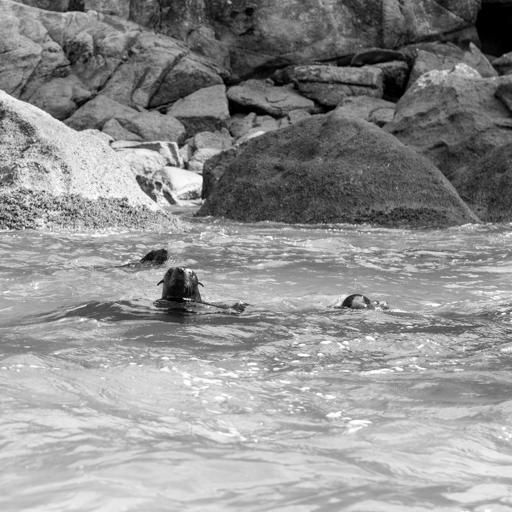
#> input picture test/assets/jmipod/stego_seal1_seed_1.jpg, 512 x 512 px
$ python -i stegolab_hill.py   (imports and definitions only)   (older library calls are emulated)
#> lines starting #> are read from the running program, lines starting #| are printed output that depends on the picture
#> further down, picture is the input picture: shape (512, 512); min 0, max 255, mean 144.3
"""HILL cost of stegolab, reference implementation for the tests.

Taken from https://github.com/daniellerch/stegolab, HILL/HILL.py,
commit 051694f3de93, functions hill_cost, ternary_entropyf and calc_lambda.
Modified: np.float replaced by float, removed in numpy 1.24.

Differs from conseal's HILL by design:
the residual is not divided by 4, i.e., the cost is 4 times lower,
and flat areas are regularized by 1 / (W1 + 1e-10) instead of clipping.
"""

# Copyright (c) 2020 Daniel Lerch Hostalot. All rights reserved.
#
# Permission is hereby granted, free of charge, to any person obtaining a
# copy of this software and associated documentation files (the "Software"),
# to deal in the Software without restriction, including without limitation
# the rights to use, copy, modify, merge, publish, distribute, sublicense,
# and/or sell copies of the Software, and to permit persons to whom the
# Software is furnished to do so, subject to the following conditions:
#
# The above copyright notice and this permission notice shall be included in
# all copies or substantial portions of the Software.
#
# THE SOFTWARE IS PROVIDED "AS IS", WITHOUT WARRANTY OF ANY KIND, EXPRESS
# OR IMPLIED, INCLUDING BUT NOT LIMITED TO THE WARRANTIES OF MERCHANTABILITY,
# FITNESS FOR A PARTICULAR PURPOSE AND NONINFRINGEMENT. IN NO EVENT SHALL THE
# AUTHORS OR COPYRIGHT HOLDERS BE LIABLE FOR ANY CLAIM, DAMAGES OR OTHER
# LIABILITY, WHETHER IN AN ACTION OF CONTRACT, TORT OR OTHERWISE, ARISING
# FROM, OUT OF OR IN CONNECTION WITH THE SOFTWARE OR THE USE OR OTHER
# DEALINGS IN THE SOFTWARE.


# This implementation is based on the paper:
# A New Cost Function for Spatial Image Steganography
# by Bin Li, Ming Wang, Jiwu Huang and Xiaolong Li.

import scipy.signal
import numpy as np


def hill_cost(I):
    HF1 = np.array([
        [-1, 2, -1],
        [ 2,-4,  2],
        [-1, 2, -1]
    ])
    H2 = np.ones((3, 3)).astype(float)/3**2
    HW = np.ones((15, 15)).astype(float)/15**2

    R1 = scipy.signal.convolve2d(I, HF1, mode='same', boundary='symm')
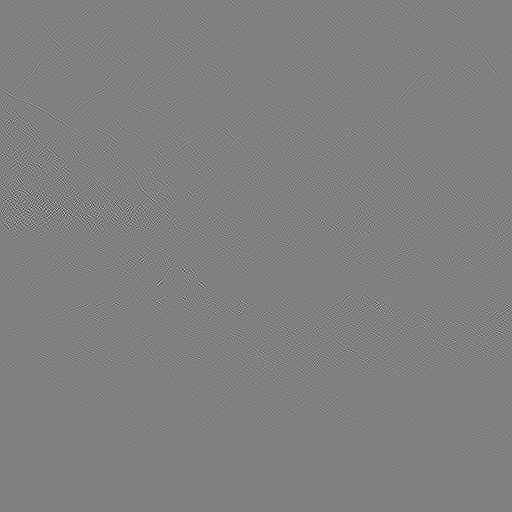
#> R1: shape (512, 512) int64; min -340, max 331, mean 0; drawn with min black and max white
    W1 = scipy.signal.convolve2d(np.abs(R1), H2, mode='same', boundary='symm')
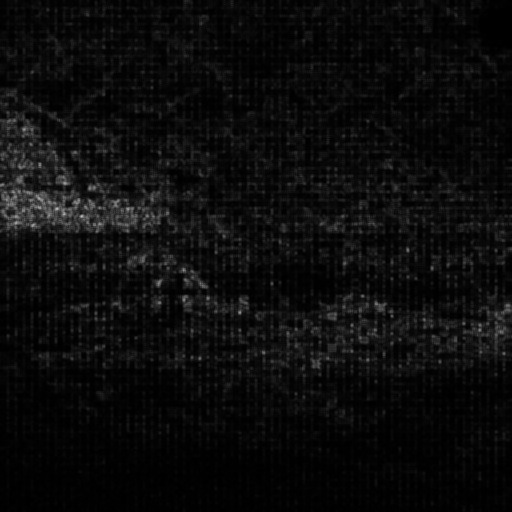
#> W1: shape (512, 512) float64; min 0, max 181.3, mean 12.3
    rho=1./(W1+10**(-10))
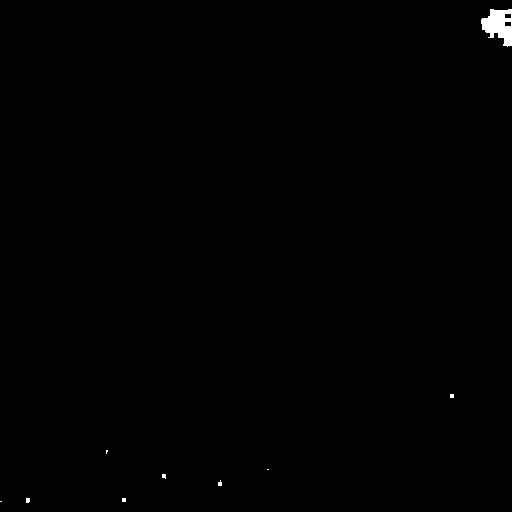
#> rho: shape (512, 512) float64; min 0.00551, max 1e+10, mean 32043457.3; drawn with min black and max white
    cost = scipy.signal.convolve2d(rho, HW, mode='same', boundary='symm')
    return cost

# [43 lines left out: functions ternary_entropyf, calc_lambda, not called in this run]

>>> import cv2
>>> picture = cv2.imread('assets/jmipod/stego_seal1_seed_1.jpg', cv2.IMREAD_GRAYSCALE)
>>> result = hill_cost(picture)

$ run again, on test/assets/jmipod/stego_seal2_seed_2.jpg
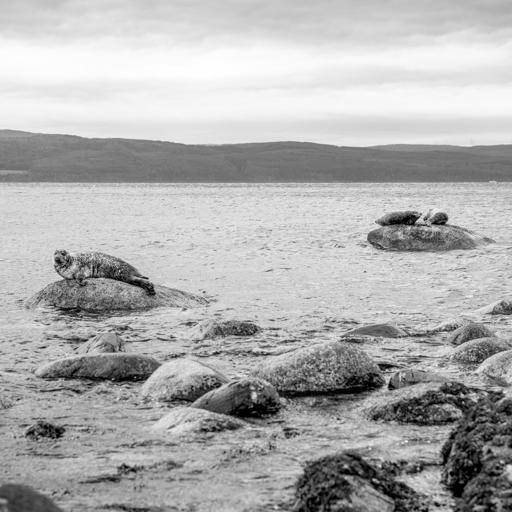
#> input picture test/assets/jmipod/stego_seal2_seed_2.jpg, 512 x 512 px
#> picture is the input picture: shape (512, 512); min 0, max 255, mean 175.3
#> in hill_cost, `W1 = scipy.signal.convolve2d(np.abs(R1), H2, mode='same', boundary='sy..`:
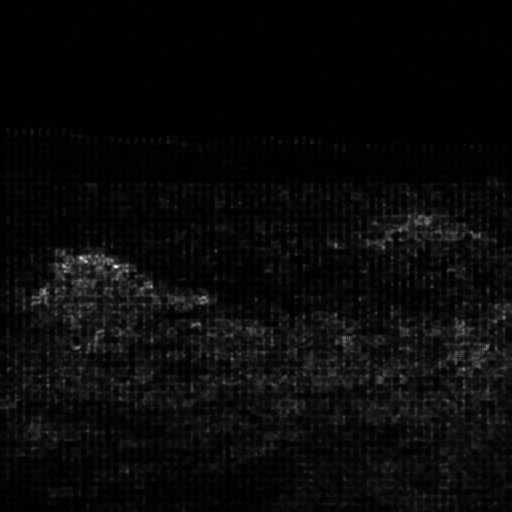
#> W1: shape (512, 512) float64; min 0, max 282.7, mean 11.1; drawn with min black and max white
#> in hill_cost, `cost = scipy.signal.convolve2d(rho, HW, mode='same', boundary='symm')`:
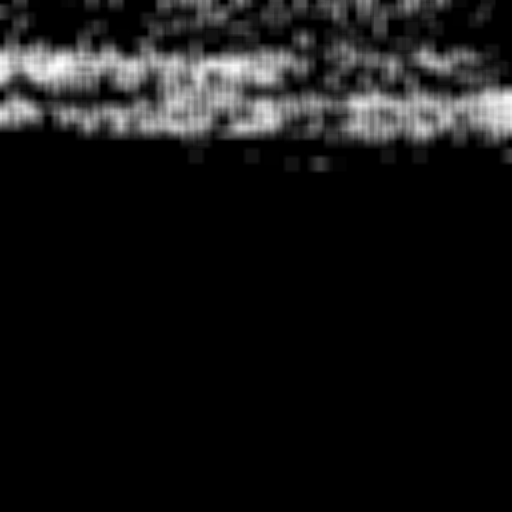
#> cost: shape (512, 512) float64; min 0.0158, max 9.87e+09, mean 842666626.4; drawn with min black and max white

$ run again, on test/assets/jmipod/stego_seal3_seed_3.jpg
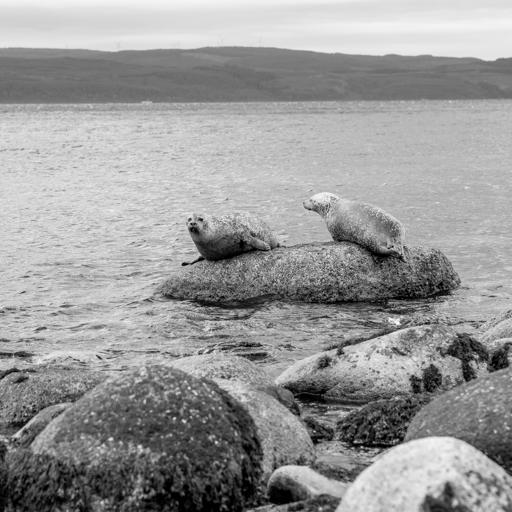
#> input picture test/assets/jmipod/stego_seal3_seed_3.jpg, 512 x 512 px
#> picture is the input picture: shape (512, 512); min 0, max 255, mean 153.3
#> in hill_cost, `W1 = scipy.signal.convolve2d(np.abs(R1), H2, mode='same', boundary='sy..`:
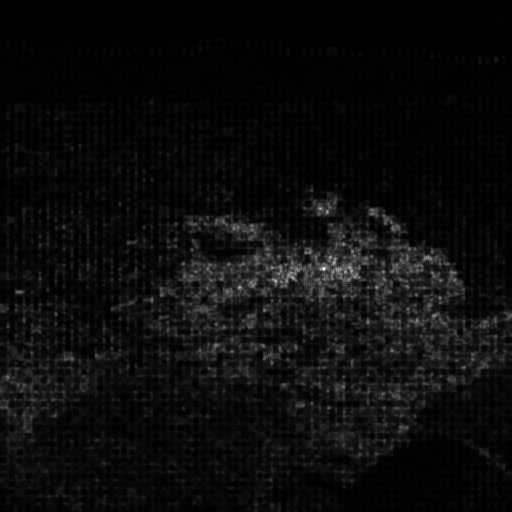
#> W1: shape (512, 512) float64; min 0, max 276.8, mean 13.6; drawn with min black and max white
#> in hill_cost, `cost = scipy.signal.convolve2d(rho, HW, mode='same', boundary='symm')`:
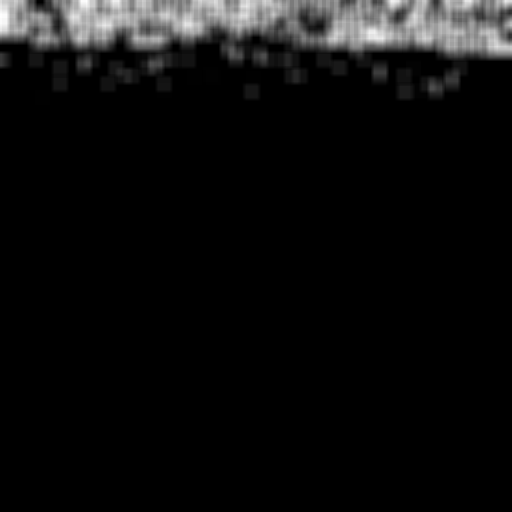
#> cost: shape (512, 512) float64; min 0.0104, max 9.6e+09, mean 519332886.1; drawn with min black and max white

$ run again, on test/assets/jmipod/stego_seal4_seed_4.jpg
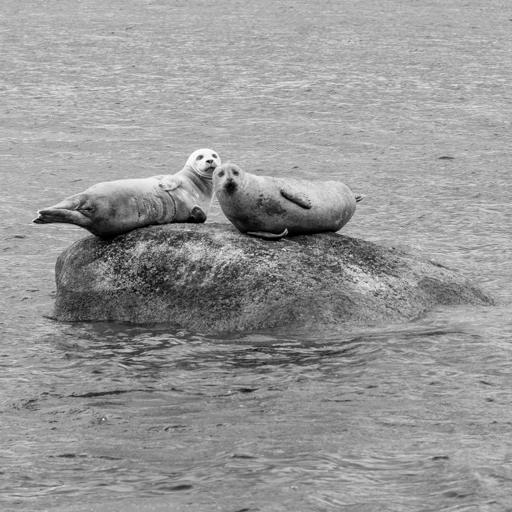
#> input picture test/assets/jmipod/stego_seal4_seed_4.jpg, 512 x 512 px
#> picture is the input picture: shape (512, 512); min 0, max 255, mean 151.3
#> in hill_cost, `rho=1./(W1+10**(-10))`:
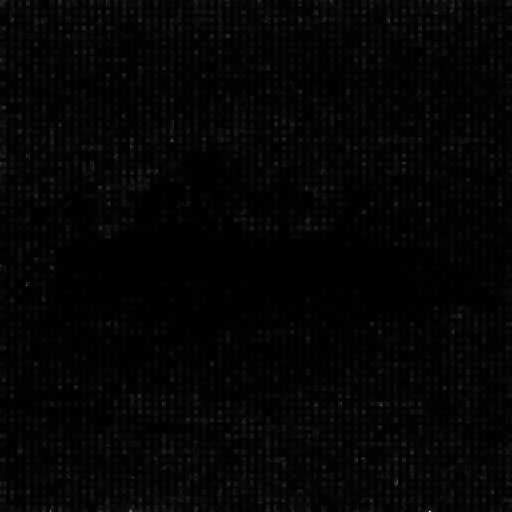
#> rho: shape (512, 512) float64; min 0.00433, max 9, mean 0.179; drawn with min black and max white
#> in hill_cost, `cost = scipy.signal.convolve2d(rho, HW, mode='same', boundary='symm')`:
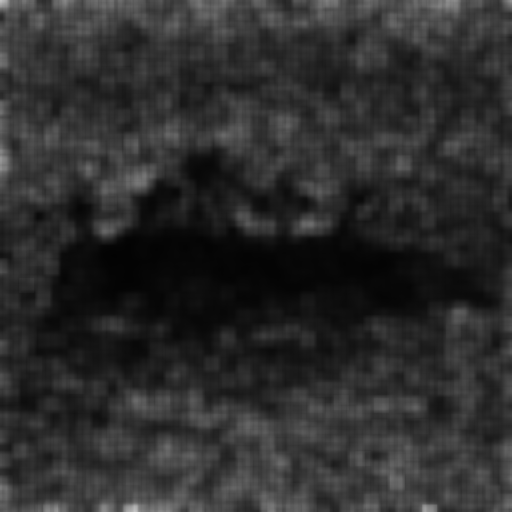
#> cost: shape (512, 512) float64; min 0.0112, max 0.767, mean 0.179
